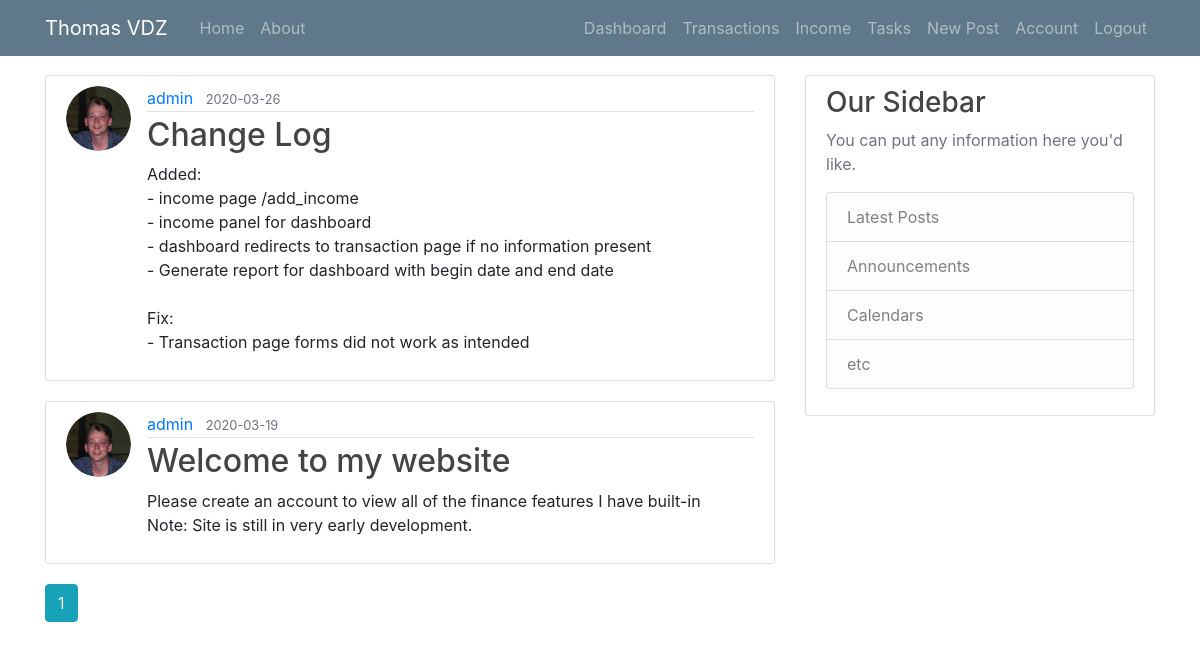
Screenshot of /home (signed in) with the database file from the repository.
### webApp/models.py (models this page shows, shortened)
class Post(db.Model):
    id = db.Column(db.Integer, primary_key=True)
    title = db.Column(db.String(100), nullable=False)
    date_posted = db.Column(db.DateTime, nullable=False, default=datetime.utcnow)
    content = db.Column(db.Text, nullable=False)
    user_id = db.Column(db.Integer, db.ForeignKey('user.id'), nullable=False)

class User(db.Model, UserMixin):
    id = db.Column(db.Integer, primary_key=True)
    username = db.Column(db.String(20), unique=True, nullable=False)
    email = db.Column(db.String(120), unique=True, nullable=False)
    image_file = db.Column(db.String(20), nullable=False, default='default.jpg')
    password = db.Column(db.String(60), nullable=False)
    posts = db.relationship('Post', backref='author', lazy=True)
    tasks = db.relationship('Task', backref='author', lazy=True)
    transactions = db.relationship('Transaction', backref='author', lazy=True)
    income =  db.relationship('Income', backref='author', lazy=True)

### webApp/main/routes.py (the view)
@main.route("/")
@main.route("/home")
def home():
    page = request.args.get('page', 1, type=int)
    posts = Post.query.order_by(Post.date_posted.desc()).paginate(page=page, per_page=5)
    return render_template('home.html', posts=posts)

### webApp/models.py (called while the page is built)
@login_manager.user_loader
def load_user(user_id):
    return User.query.get(int(user_id))

### webApp/templates/home.html (shortened to what this page needs)
{% extends "layout.html" %}
{% block content %}
    {%for post in posts.items %}
       <article class="media content-section">
          <img class="rounded-circle article-img" src=" {{ url_for('static', filename='profile_pics/' + post.author.image_file) }}">
          <div class="media-body">
            <div class="article-metadata">
              <a class="mr-2" href="{{url_for('users.user_posts', username=post.author.username)}}">{{ post.author.username }}</a>
              <small class="text-muted">{{ post.date_posted.strftime('%Y-%m-%d') }}</small>
            </div>
            <h2><a class="article-title" href="{{url_for('posts.post', post_id=post.id )}}">{{ post.title }}</a></h2>
            <p class="article-content">{{ post.content }}</p>
          </div>
        </article>
    {% endfor %}
    {%for page_num in posts.iter_pages( left_edge=1, right_edge=1, left_current=1 , right_current=2 ) %}
        {% if page_num %}
            {% if posts.page == page_num %}
                <a class="btn btn-info mb-4" href="{{url_for('main.home', page=page_num)}}">{{ page_num }}</a>
            {% else %}
                <a class="btn btn-outline-info mb-4" href="{{url_for('main.home', page=page_num)}}">{{ page_num }}</a>
        {% endif %}
        {% endif %}
    {% endfor %}
{% endblock content %}

### webApp/static/main.css (style rules this page uses)
body { background: #fafafa; color: #333333; margin-top: 5rem; }
h1, h2, h3, h4, h5, h6 { color: #444444; }
.content-section { background: #ffffff; padding: 10px 20px; border: 1px solid #dddddd; border-radius: 3px; margin-bottom: 20px; }
.article-title { color: #444444; }
.article-content { white-space: pre-line; }
.article-img { height: 65px; width: 65px; margin-right: 16px; }
.article-metadata { padding-bottom: 1px; margin-bottom: 4px; border-bottom: 1px solid #e3e3e3; }

### rows the page displays
Post: image_file (picture), author.username "admin", date_posted "2020-03-26", title "Change Log", content "Added: - income page /add_income - income panel for dashboard - dashboard redirects to transaction page if no information present - Generate report for dashboard with begin date and end date Fix: - Transaction page forms did not work as intended"
Post: image_file (picture), author.username "admin", date_posted "2020-03-19", title "Welcome to my website", content "Please create an account to view all of the finance features I have built-in Note: Site is still in very early development."

### other values shown
{{ page_num }} "1"
